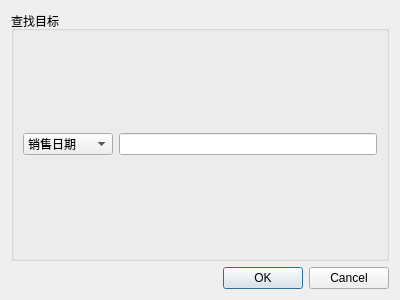
<?xml version="1.0" encoding="UTF-8"?>
<ui version="4.0">
 <class>FindSaleDataDialog</class>
 <widget class="QDialog" name="FindSaleDataDialog">
  <property name="geometry">
   <rect>
    <x>0</x>
    <y>0</y>
    <width>400</width>
    <height>300</height>
   </rect>
  </property>
  <property name="windowTitle">
   <string>查找记录</string>
  </property>
  <property name="windowIcon">
   <iconset resource="res.qrc">
    <normaloff>:/icon/find.png</normaloff>:/icon/find.png</iconset>
  </property>
  <layout class="QVBoxLayout" name="verticalLayout">
   <item>
    <widget class="QGroupBox" name="groupBox">
     <property name="title">
      <string>查找目标</string>
     </property>
     <layout class="QHBoxLayout" name="horizontalLayout">
      <item>
       <widget class="QComboBox" name="comboBox">
        <item>
         <property name="text">
          <string>销售日期</string>
         </property>
        </item>
        <item>
         <property name="text">
          <string>数量</string>
         </property>
        </item>
        <item>
         <property name="text">
          <string>价格</string>
         </property>
        </item>
        <item>
         <property name="text">
          <string>营业员工号</string>
         </property>
        </item>
        <item>
         <property name="text">
          <string>业务类型</string>
         </property>
        </item>
       </widget>
      </item>
      <item>
       <widget class="QLineEdit" name="lineEdit"/>
      </item>
     </layout>
    </widget>
   </item>
   <item>
    <widget class="QDialogButtonBox" name="buttonBox">
     <property name="orientation">
      <enum>Qt::Horizontal</enum>
     </property>
     <property name="standardButtons">
      <set>QDialogButtonBox::Cancel|QDialogButtonBox::Ok</set>
     </property>
    </widget>
   </item>
  </layout>
 </widget>
 <resources>
  <include location="res.qrc"/>
 </resources>
 <connections>
  <connection>
   <sender>buttonBox</sender>
   <signal>accepted()</signal>
   <receiver>FindSaleDataDialog</receiver>
   <slot>accept()</slot>
   <hints>
    <hint type="sourcelabel">
     <x>248</x>
     <y>254</y>
    </hint>
    <hint type="destinationlabel">
     <x>157</x>
     <y>274</y>
    </hint>
   </hints>
  </connection>
  <connection>
   <sender>buttonBox</sender>
   <signal>rejected()</signal>
   <receiver>FindSaleDataDialog</receiver>
   <slot>reject()</slot>
   <hints>
    <hint type="sourcelabel">
     <x>316</x>
     <y>260</y>
    </hint>
    <hint type="destinationlabel">
     <x>286</x>
     <y>274</y>
    </hint>
   </hints>
  </connection>
 </connections>
</ui>
